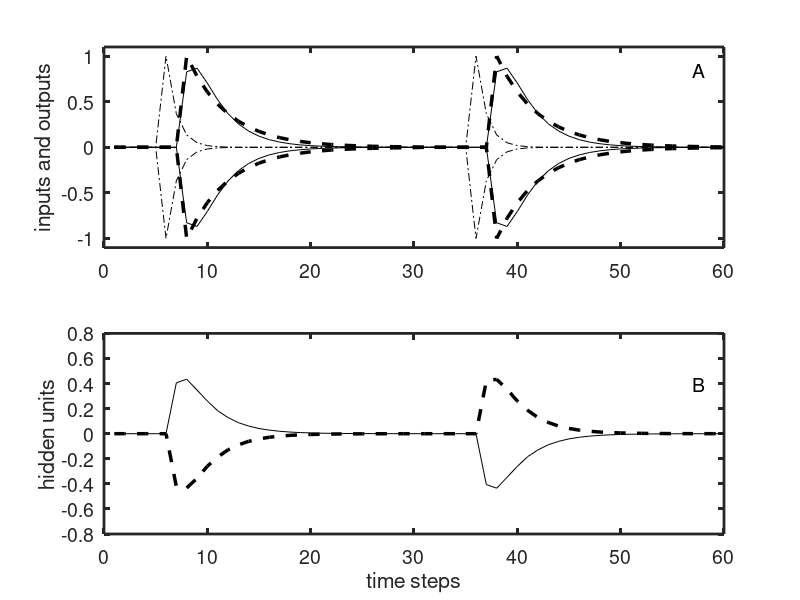

Write the MATLAB code that produced this figure.
% rbpVelocityStorageLinear.m
% this script uses recurrent back-progation to train a linear 
% recurrent network to perform velocity storage

nHid=2; % set number of hidden units (there are two inputs and outputs)
a=0.01; % set learning rate
nIts=100; % set number of training cycles
tEndDK=30; % set end time for each decay
tDK=0:tEndDK-1; % set timebase for each decay
tEnd=tEndDK*2; % set end time for whole time course
tauC=1; % set canal time constant (in time steps)
tauV=4; % set VOR time constant (in time steps)
xdkC=exp(-tDK/tauC); % compute canal exponential decay
xdkV=exp(-tDK/tauV); % compute VOR exponential decay
canUP=[zeros(1,5),+xdkC(1:tEndDK-5)]; % set up input
canDN=[zeros(1,5),-xdkC(1:tEndDK-5)]; % set down input
vorUP=[zeros(1,7),+xdkV(1:tEndDK-7)]; % set up desired output
vorDN=[zeros(1,7),-xdkV(1:tEndDK-7)]; % set down desired output
xHld=[canUP,canDN;canDN,canUP]; % assemble input hold array
dHld=[vorDN,vorUP;vorUP,vorDN]; % assemble desired output array
M=(rand(nHid+2,nHid+4)-0.5)*0.02; % randomize and scale weight matrix 
H=zeros(nHid+2,nHid+4,nHid+2); % zero partial derivative matrix
Msk=ones(nHid+2,nHid+2); % set masking matrix
Msk(nHid+1:nHid+2,1:2)=zeros(2); % zero input-output weights
Msk(1:nHid+2,3+nHid:3+nHid+1)=zeros(nHid+2,2); % weights from outputs
Msk(nHid+1:nHid+2,3:3+nHid-1)=zeros(2,nHid); % hidden-output weights
Msk(1:nHid/2,3:3+nHid/2-1)=zeros(nHid/2); % hidden same-side weights
Msk(nHid/2+1:nHid,3+nHid/2:3+nHid-1)=zeros(nHid/2); % hid same-side wts
M=M.*Msk; % mask connectivity matrix
uAb=2/nHid; % set hidden-output scale factor
U=ones(1,nHid/2)*uAb; % set and scale hidden-output weight submatrix
U=[-U,U;U,-U]; % set whole hidden-output matrix
M(nHid+1:nHid+2,3:nHid+2)=U; % insert hidden-output weights into M

y=zeros(nHid+2,1); % initialize hidden and output state vector
for c=1:nIts, % for each training cycle
    sel=ceil(2*rand); % randomly set selector
    if sel==1, x=xHld; d=dHld; % if one then set first driven
    elseif sel==2,    % if selector is two then
        x=[xHld(2,:);xHld(1,:)];     % set second
        d=[dHld(2,:);dHld(1,:)]; end % driven pattern
    z=[x(:,1);y]; % initialize whole state vector
    for t=2:tEnd, % for each time step
        y=M*z; % find responses of hidden and output units
        e=d(:,t)-y(nHid+1:nHid+2); % compute error
        Hpre=H; H=H-H; % save and zero the partial matrices
        for k=1:nHid+2, % for all hidden and output units
            for l=1:nHid+2, % for all hidden and output units
                hld=M(k,l+2)*Hpre(:,:,l); % weight each H matrix
                hld(k,:)=hld(k,:)+z'; % add state vector to row k
                H(:,:,k)=H(:,:,k)+hld;  % accumulate sum
            end % end l loop
        end % end k loop
        deltaM=M-M; % zero delta connectivity matrix
        for k=nHid+1:nHid+2, % for both output units
            deltaM=deltaM+e(k-nHid)*H(:,:,k); % find delta M
        end % end k loop
        deltaM=a*deltaM.*Msk; % apply learning rate and mask to changes
        M=M+deltaM; % update the connectivity matrix
        W=M(1:nHid,3:nHid+2); % extract hidden-hidden weights
        W=min(W,0); % eliminate positive weights
        M(1:nHid,3:nHid+2)=W; % replace hidden-hidden weights
        z=[x(:,t);y]; % update state vector
    end % end t loop
end % end c (training) loop



% observe hidden and output unit responses
Out=zeros(nHid+2,tEnd); % zero y matrix
Out(:,1)=y; % set first y output value
z=[xHld(:,1);y]; % set initial state
for t=2:tEnd, % for each time step
    y=M*z; % compute output
    Out(:,t)=y; % store y output
    z=[xHld(:,t);y]; % reset state
end % end t loop

% compute and display SRs and gains
srVals=(Out(1:nHid,1))';
maxVals=max(Out(1:nHid,:)');
gainVals=(maxVals-srVals)/0.1;
srVals
gainVals

% plot results
tVec=1:tEnd; % set whole time course vector
clf
subplot(211)
plot(tVec,Out(nHid+1:nHid+2,:),'k',...
    tVec,x,'k-.',tVec,d,'k--','linewidth',2.5)
axis([0 tEnd -1.1 1.1])
ylabel('inputs and outputs','fontsize',14)
text(57,0.85,'A','fontsize',14)
set(gca,'linewidth',2)
set(gca,'fontsize',14)
subplot(212)
plot(tVec,Out(1:nHid/2,:),'k',tVec,Out(nHid/2+1:nHid,:),'k--',...
    'linewidth',2.5)
xlabel('time steps','fontsize',14)
ylabel('hidden units','fontsize',14)
text(57,0.4,'B','fontsize',14)
set(gca,'linewidth',2)
set(gca,'fontsize',14)
M % show connectivity matrix
        
